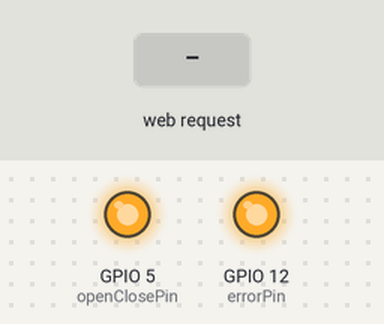
Bench run of a sketch on a simulated ESP8266 (NodeMCU). On the bench: output pins drawn as LEDs (lit = HIGH). The inputs (shaded band) are chosen by the test bench. WiFi joins after 1.5 s; servers stay silent unless stated; random numbers use the default seed unless the sketch sets one; what the sketch prints to the serial monitor is not drawn.

Above: at 0.1 s.
At 4.7 s:
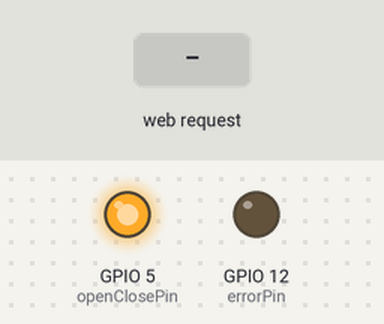
4.8 s: HTTP request GET /door_activate received
At 5.5 s:
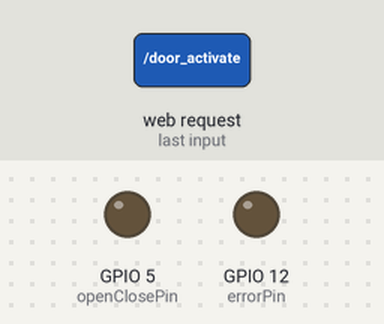
6.3 s: HTTP request GET /ajax_switch received
Timing chart, 0 to 9.3 s (numbered marks = the images above; inputs shaded):
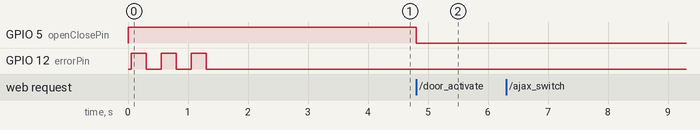

Measured:
- after the input at 4.8 s, GPIO 5 (openClosePin): HIGH → LOW at once
- after the input at 6.3 s, every drawn part: stays the same

The sketch:

led_controlled_from_webpage_auto.ino
```cpp
// http://www.esp8266.com/viewtopic.php?f=29&t=2696&start=8
#include "Arduino.h"

/* IoT Garage Door Opener
/ This is a sketch for the ESP8266, ESP-12 in my case, using the Arduino IDE for ESP8266.  This sketch will allow you to see the current
/ state of the garage door using a magnetic switch on the garage door, one side connected to pin 4 of the ESP-12 and the other side
/ connected to ground.  Doing this pulls pin 4 LOW when the Garage Door is closed completely.  The webpage updates (doesn't reload) via AJAX every 1 second
/ in order to update the status of the door.  It is possible to add another magnetic switch to show when the door is fully open by
/ tieing it to another pin the same way.  You would have to add the code for the new pin.
/ Activating the button for the door requires a 4 digit pass code.  If you put in the code and then close the browser or app you are using
/ and then log back on you will have to re-enter the code again.  That is done in case you enter the code and close the browser and someone else logs on.
/ They would be able to activate the door since the ESP would still think that codeOK=1.  Each client connect sets codeOK=0 right off the bat.
/
/ To open the door I am using a High level triggered single 5V relay.  I am pulling pin 5 LOW in setup then high for 1 second to
/ trigger the door.  ESP is on a smd adapter with onboard LDO (5v to 3.3V voltage regultor) from Electrodragon. I am powering the ESP and the relay using a 5V 1A power adapter.
/
/ I am using watchdog to detect any crashes and hopefully restart the software.  I am not completely sure the watchdog works yet.
/ I hope they mplement watchdog interrupt capability in the near future.

/ Nicu FLORICA (niq_ro) from http://www.tehnic.go.ro
/ & http://www.arduinotehniq.com add few feature ...
/ good ideea is to autoreconnect the ESP8266 board in wi-fi network
/ original is from http://www.esp8266.com/viewtopic.php?f=32&t=8286
/ for WIFI RECONNECT AFTER WIFI ROUTER DISCONNECT
/ (see also http://www.instructables.com/id/ESP8266-Weather-Widget/ )

*/


#include <ESP8266WiFi.h>

extern "C" {
  #include "user_interface.h"
}


int openClosePin = 5;
int errorPin = 12;
int serverPort = 8087;// server port

String HTTP_req;
String code;

WiFiServer server(serverPort);

//*-- IoT Information
const char* _SSID = "SSID_name"; // previously [const char* SSID = "xxxxxx";] seems SSID now is an reserved constant, so I added "_"
const char* _PASS = "internet_password";//not sure but seems similar to anterior I added "_"  to avoid conflict
const char* pass_sent = "1234";
char codeOK='0';//start Code is blank....

int clicuri = 0;

void setup() {
    ESP.wdtDisable();
    Serial.begin(115200);
    pinMode(openClosePin, OUTPUT);
    digitalWrite(openClosePin, LOW);
    pinMode(errorPin, OUTPUT);
    digitalWrite(openClosePin, HIGH);
    delay(50);
  WIFI_Connect();
    delay(1000);
    ESP.wdtEnable(WDTO_4S);
    //Start the server
    server.begin();
    Serial.println("Server started");

    //Print the IP Address
    Serial.print("Use this URL to connect: ");
    Serial.print("http://");
    Serial.print(WiFi.localIP());
    Serial.print(":");
    Serial.print(serverPort,DEC);
    Serial.println("/");

    delay(1000);
}

void loop() {
 if (WiFi.status() != WL_CONNECTED)
    {
      digitalWrite(errorPin, HIGH);
      WIFI_Connect();
    } else {
      digitalWrite(errorPin, LOW);
    }

  // Check if a client has connected
  WiFiClient client = server.available();

  if (!client) {
    return;
  }

  Serial.println("found client");

  // Return the response
  boolean currentLineIsBlank = true;
  codeOK='0';
  while (client.connected()) {
    if (client.available()) {   // client data available to read
      char c = client.read(); // read 1 byte (character) from client
      HTTP_req += c;  // save the HTTP request 1 char at a time
      // last line of client request is blank and ends with \n
      // respond to client only after last line received
      if (c == '\n' && currentLineIsBlank) {
        client.println("HTTP/1.1 200 OK\r\nContent-Type: text/html\r\nConnection: keep-alive");
        client.println();
        if (HTTP_req.indexOf("ajax_switch") > -1) {
          // read switch state and send appropriate paragraph text
          GetSwitchState(client);
          delay(0);
        }
        else {  // HTTP request for web page
          // send web page - contains JavaScript with AJAX calls
          client.print("<!DOCTYPE html>\r\n<html>\r\n<head>\r\n<title>ESP8266 Switch control</title>\r\n<meta name='viewport' content='width=device-width', initial-scale='1'>");
          client.print("<script>\r\nfunction GetSwitchState() {\r\nnocache = \"&nocache=\" + Math.random() * 1000000;\r\nvar request = new XMLHttpRequest();\r\nrequest.onreadystatechange = function() {\r\nif (this.readyState == 4) {\r\nif (this.status == 200) {\r\nif (this.responseText != null) {\r\ndocument.getElementById(\"switch_txt\").innerHTML = this.responseText;\r\n}}}}\r\nrequest.open(\"GET\", \"ajax_switch\" + nocache, true);\r\nrequest.send(null);\r\nsetTimeout('GetSwitchState()', 1000);\r\n}\r\n</script>\n");
          client.print("<script>\r\nfunction DoorActivate() {\r\nvar request = new XMLHttpRequest();\r\nrequest.open(\"GET\", \"door_activate\" + nocache, true);\r\nrequest.send(null);\r\n}\r\n</script>\n");
          client.print("</head>\r\n<body onload=\"GetSwitchState()\">\r\n<center><h1>ESP8266 Switch control</h1><hr>\r\n<div id=\"switch_txt\">\r\n</div>\r\n<br>\n");
          client.print("Input password to control Switch.\r\n<br><br><form name=\"passcode\" onSubmit=\"GetCode()\"><input type=\"password\" name=\"password\" size='8' maxlength='4'>&nbsp;<input type=submit name=\"Submit\" value=\"Submit\" onClick=\"GetCode()\" style='height:22px; width:80px'></form><br><br>\n");

          if (HTTP_req.indexOf(pass_sent) > 0) {
            GetCode();
          }
          if (codeOK == '0') {
            client.print("<button type=\"button\" disabled style='height:50px; width:225px'>Push the Switch</button><br><br>\n");
          }
          if (codeOK == '1') {
            client.print("<button type=\"button\" onclick=\"DoorActivate()\" style='height:50px; width:225px'>Push the Switch</button><br><br>\n");
          }
          //client.println(system_get_free_heap_size());
          if (HTTP_req.indexOf("door_activate") > -1) {
            // read switch state and send appropriate paragraph text
            if (digitalRead(openClosePin) == LOW)
            Pornire();
            else
            //(digitalRead(openClosePin) == HIGH)
            Oprire();
          }
          //}
          client.print("</body>\r\n</html>\n");
          delay(0);
        }

        // display received HTTP request on serial port
        Serial.println(HTTP_req);
        HTTP_req = "";            // finished with request, empty string
        break;
      }
      // every line of text received from the client ends with \r\n
      if (c == '\n') {
          // last character on line of received text
          // starting new line with next character read
          currentLineIsBlank = true;
        }
        else if (c != '\r') {
          // a text character was received from client
          currentLineIsBlank = false;
        }
      } // end if (client.available())
  } // end while (client.connected())
  delay(1);      // give the web browser time to receive the data
  client.stop(); // close the connection
  delay(0);
}

// send the state of the switch to the web browser
void GetSwitchState(WiFiClient cl) {
    if (digitalRead(openClosePin) == LOW) {
      cl.println("<p>Switch is currently: <span style='background-color:#FF0000; font-size:18pt'>OFF</span></p>");
    }
    else {
      cl.println("<p>Switch is currently: <span style='background-color:#00FF00; font-size:18pt'>ON</span></p>");
    }
  //  cl.println("<p>Clicks: ");
    cl.println("Clicks: ");
    cl.println(clicuri);
    //cl.println("<p>");
  }

  void GetCode() {
      codeOK='1';
  }

  void Pornire() {
    digitalWrite(openClosePin, HIGH);
    clicuri = clicuri +1;
  }

  void Oprire() {
    digitalWrite(openClosePin, LOW);
    clicuri = clicuri +1;
  }

void WIFI_Connect()
{
  digitalWrite(errorPin, HIGH);
  WiFi.disconnect();
  Serial.println("------------------");
  Serial.println("||||||||||||||||||");
  Serial.println("Booting Sketch...");
  WiFi.mode(WIFI_AP_STA);
  WiFi.begin(_SSID, _PASS);
    // Wait for connection
  for (int i = 0; i < 25; i++)
  {
    if ( WiFi.status() != WL_CONNECTED ) {
      delay ( 250 );
      digitalWrite(errorPin, LOW);
      Serial.print ( "." );
      delay ( 250 );
      digitalWrite(errorPin, HIGH);
    }
  }
  digitalWrite(errorPin, LOW);
}
```
